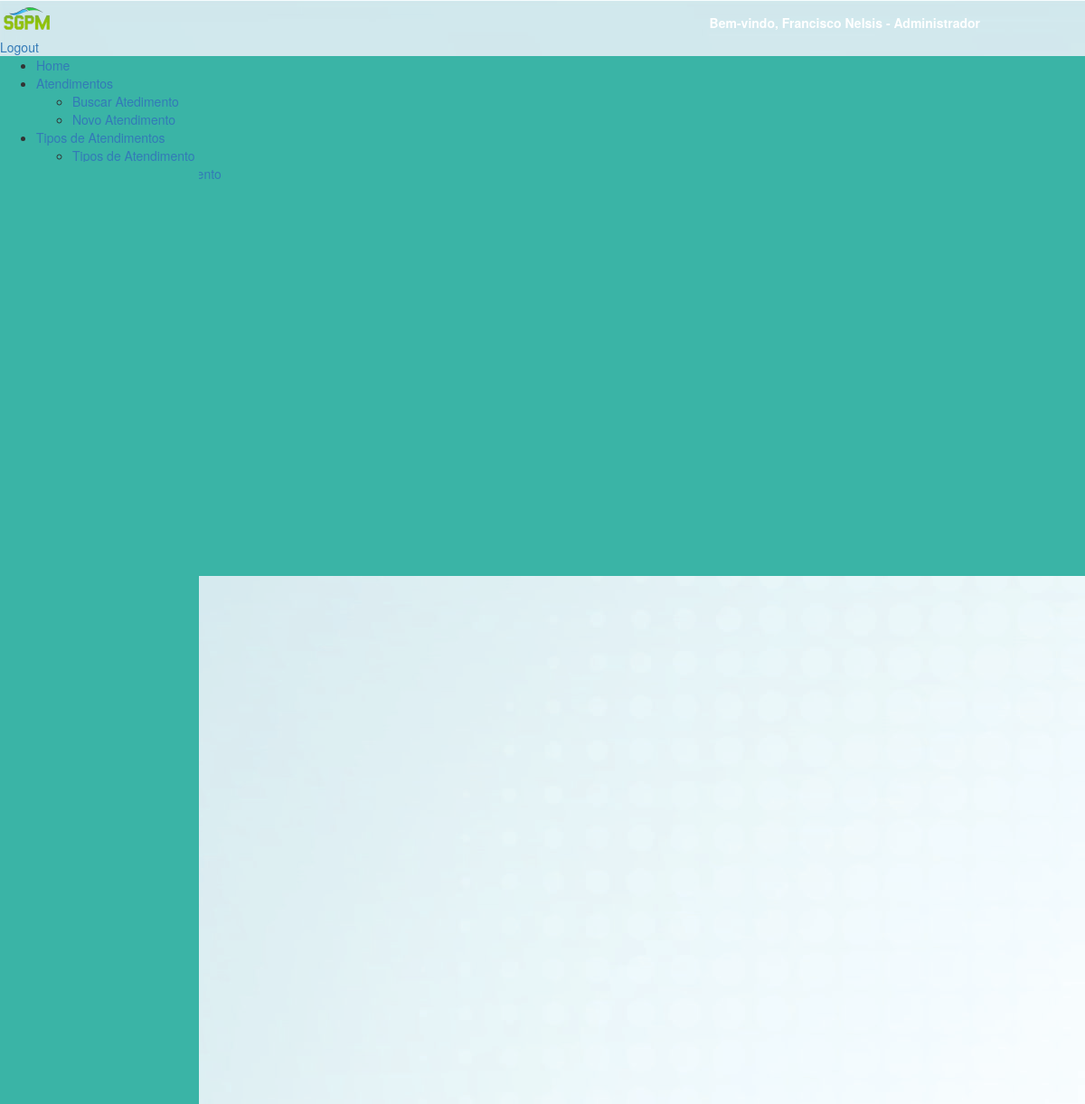
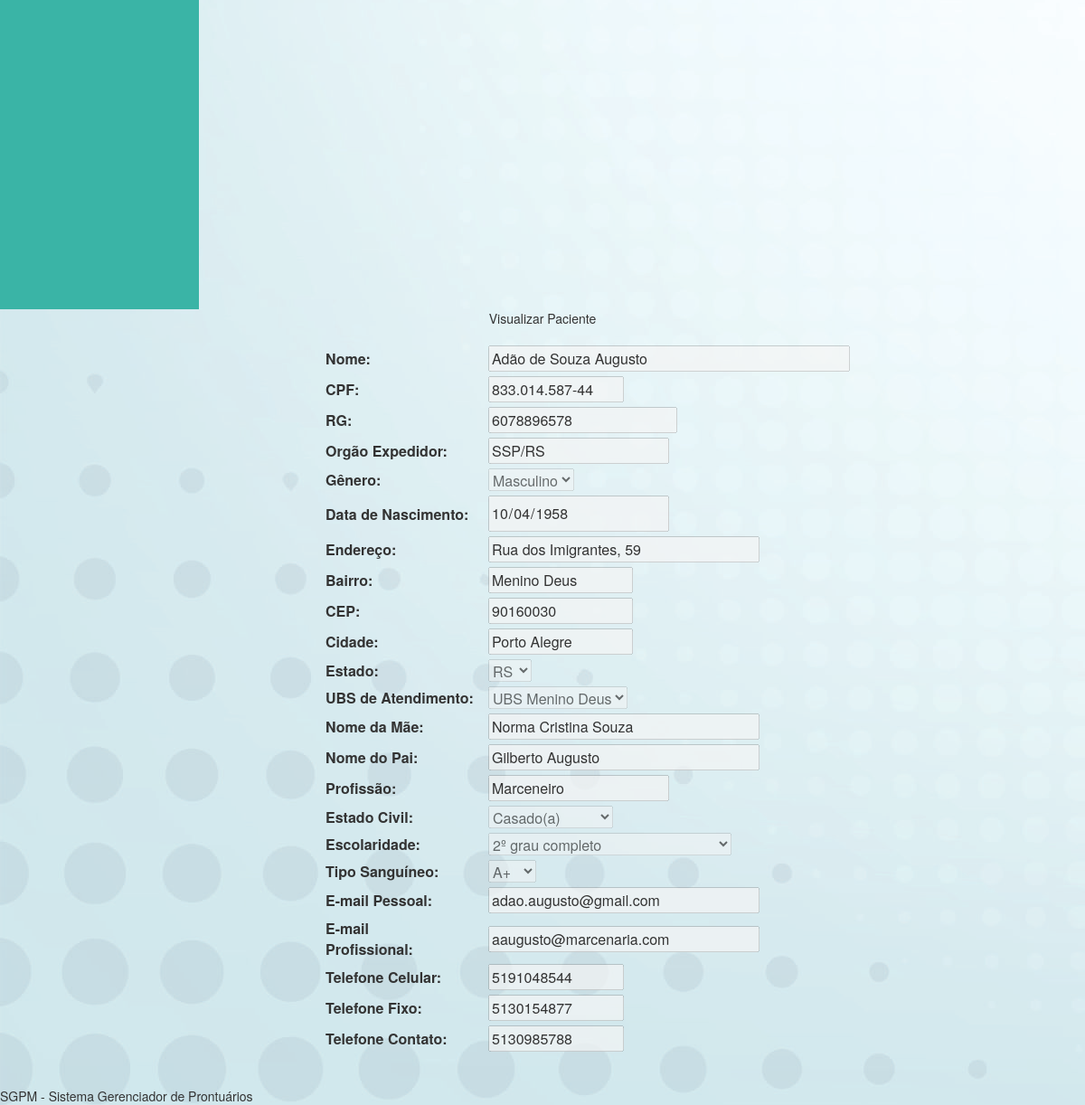
The app's page /formPaciente.php?id=115&detalhes=1 (signed in), older data (2 pictures, top to bottom).
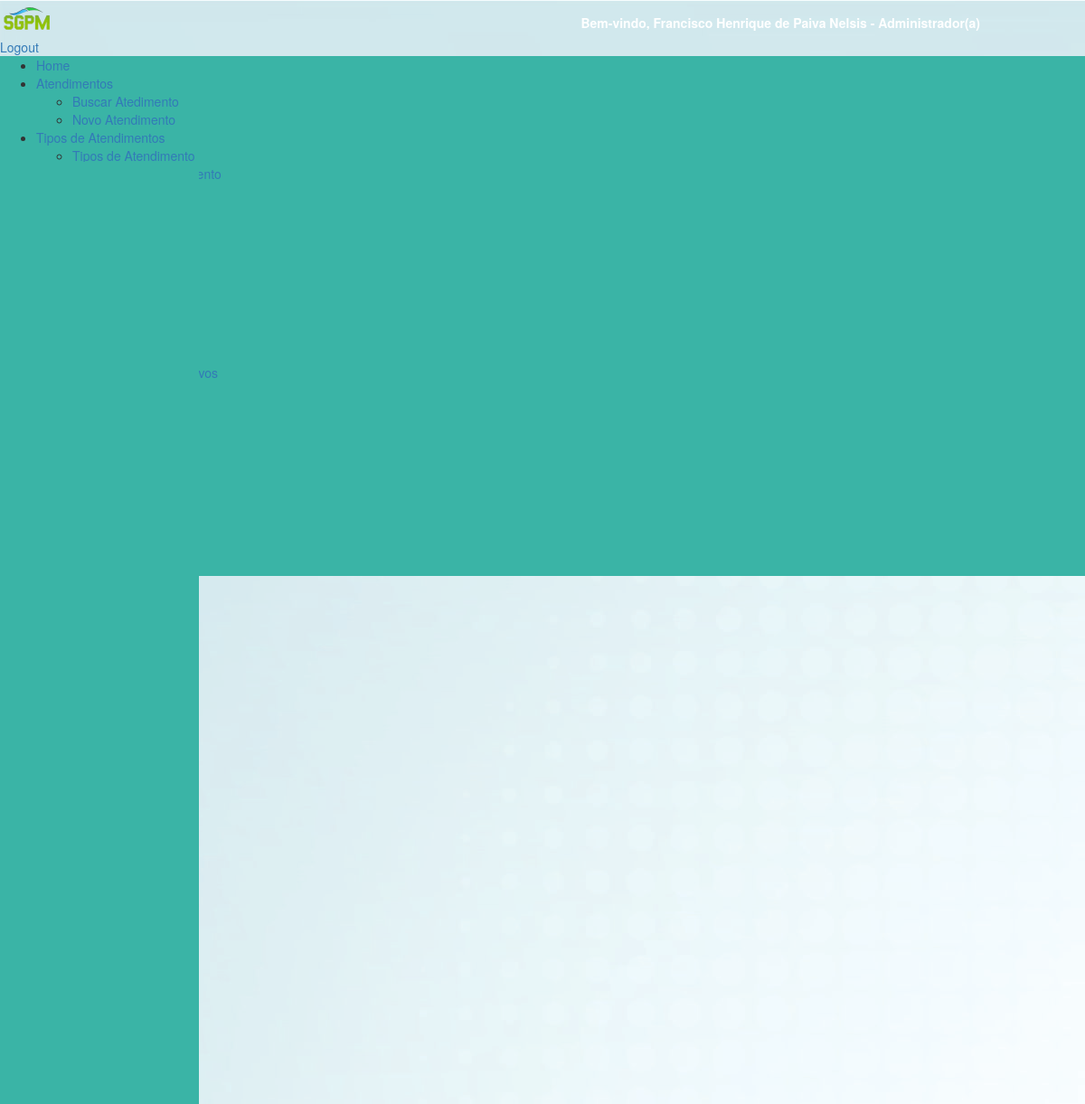
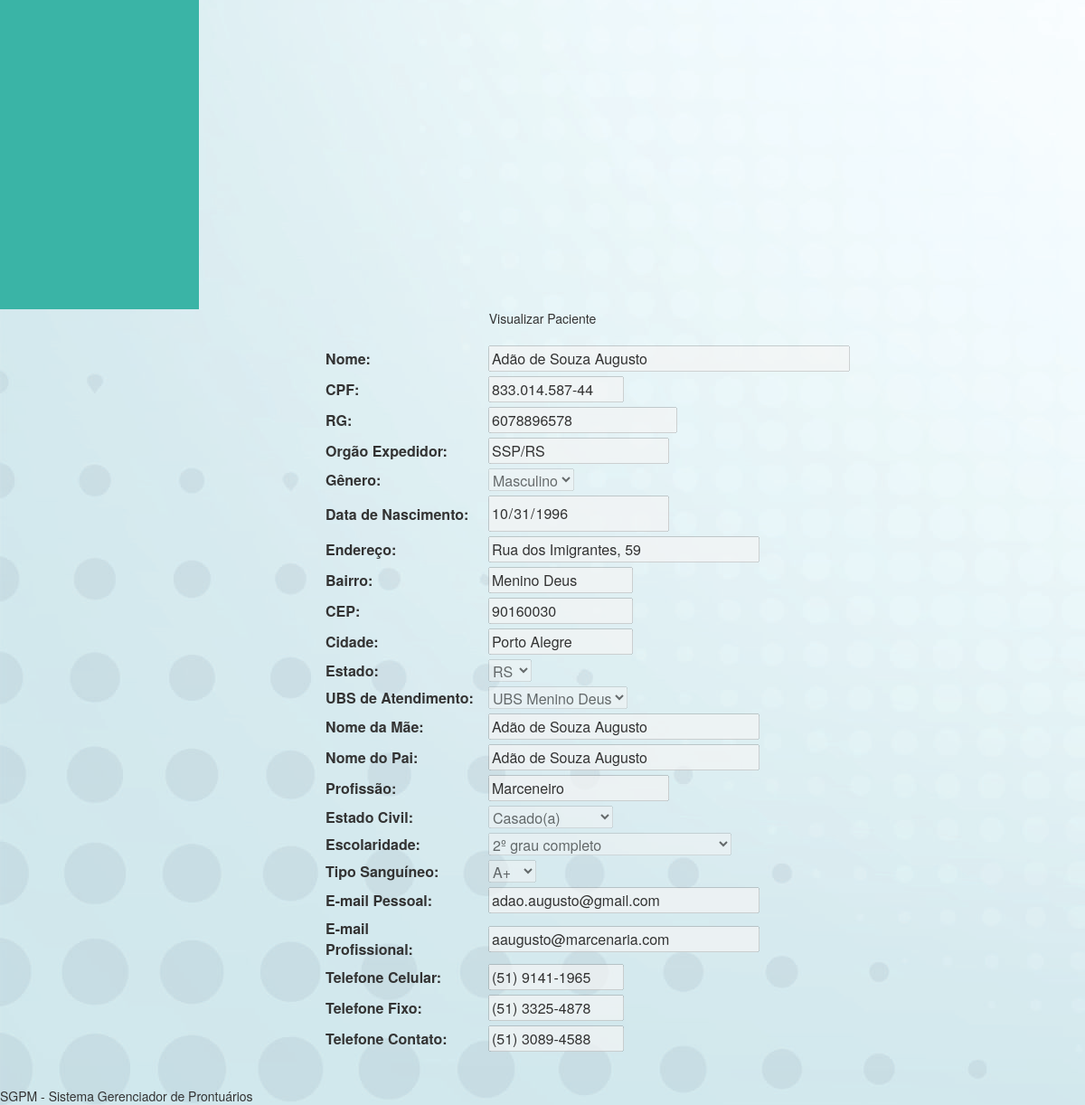
The same page, newer data (2 pictures, top to bottom).
### tables this page shows
CREATE TABLE IF NOT EXISTS `paciente` (
  `id_paciente` int(4) NOT NULL AUTO_INCREMENT,
  `nome_paciente` varchar(50) NOT NULL,
  `cpf` varchar(14) NOT NULL,
  `rg` varchar(50) NOT NULL,
  `org_exp` varchar(30) NOT NULL,
  `data_nasc` date NOT NULL,
  `endereco` varchar(50) NOT NULL,
  `bairro` varchar(30) NOT NULL,
  `cep` varchar(50) NOT NULL,
  `cidade` varchar(30) NOT NULL,
  `nome_mae` varchar(50) NOT NULL,
  `nome_pai` varchar(50) NOT NULL,
  `profissao` varchar(30) NOT NULL,
  `email_pessoal` varchar(50) NOT NULL,
  `email_prof` varchar(50) NOT NULL,
  `tel_cel` varchar(30) NOT NULL,
  `tel_fixo` varchar(30) NOT NULL,
  `tel_contato` varchar(30) NOT NULL,
  `id_genero` int(15) NOT NULL,
  `id_estado` int(15) NOT NULL,
  `id_ubs` int(15) NOT NULL,
  `id_estado_civil` int(15) NOT NULL,
  `id_escolaridade` int(15) NOT NULL,
  `id_tipo_sanguineo` int(15) NOT NULL,
  PRIMARY KEY (`id_paciente`),
  UNIQUE KEY `cpf` (`cpf`),
  UNIQUE KEY `rg` (`rg`),
  KEY `id_paciente` (`id_paciente`),
  KEY `id_tipo_sanguineo` (`id_tipo_sanguineo`),
  KEY `id_genero` (`id_genero`),
  KEY `id_estado` (`id_estado`),
  KEY `id_ubs` (`id_ubs`),
  KEY `id_estado_civil` (`id_estado_civil`),
  KEY `id_escolaridade` (`id_escolaridade`)
);

CREATE TABLE IF NOT EXISTS `genero` (
  `id_genero` int(15) NOT NULL AUTO_INCREMENT,
  `nome_genero` varchar(10) NOT NULL,
  PRIMARY KEY (`id_genero`)
);

CREATE TABLE IF NOT EXISTS `estado` (
  `id_estado` int(15) NOT NULL AUTO_INCREMENT,
  `sigla_estado` varchar(50) NOT NULL DEFAULT '0',
  `estado` varchar(50) DEFAULT NULL,
  KEY `id_estado` (`id_estado`)
);

CREATE TABLE IF NOT EXISTS `ubs` (
  `id_ubs` int(5) NOT NULL AUTO_INCREMENT,
  `ubs_atendimento` varchar(50) NOT NULL,
  `endereco` varchar(50) DEFAULT NULL,
  `telefone` int(10) DEFAULT NULL,
  `data_insercao` date DEFAULT NULL,
  `data_alteracao` date DEFAULT NULL,
  `data_desativacao` date DEFAULT NULL,
  PRIMARY KEY (`id_ubs`),
  UNIQUE KEY `id_ubs` (`id_ubs`)
);

CREATE TABLE IF NOT EXISTS `estado_civil` (
  `id_estado_civil` int(15) NOT NULL AUTO_INCREMENT,
  `estado_civil` varchar(50) NOT NULL,
  KEY `id_estado_civil` (`id_estado_civil`)
);

CREATE TABLE IF NOT EXISTS `escolaridade` (
  `id_escolaridade` int(11) NOT NULL AUTO_INCREMENT,
  `escolaridade` varchar(50) DEFAULT '0',
  KEY `id_escolaridade` (`id_escolaridade`)
);

CREATE TABLE IF NOT EXISTS `tipo_sanguineo` (
  `id_tipo_sanguineo` int(15) NOT NULL AUTO_INCREMENT,
  `tipo_sanguineo` varchar(50) DEFAULT NULL,
  KEY `id_tipo_sanguineo` (`id_tipo_sanguineo`)
);

### formPaciente.php (the view, shortened to what the rows shown need)
<?php include ('includes/cabecalho.php')?>
<?php include ('includes/menuBack.php')?>
<?php
if (isset ( $_GET ['id'] )) {
	$con = mysqli_connect ( "localhost", "root", "", "sgpm" );
	mysqli_set_charset ( $con, "utf8" );
	$query = mysqli_query ( $con, "SELECT * FROM paciente WHERE id_paciente = {$_GET['id']} " );
	$dadosPaciente = mysqli_fetch_array ( $query );
}
$con = mysqli_connect ( "localhost", "root", "", "sgpm" );
mysqli_set_charset ( $con, "utf8" );
$queryGenero = mysqli_query ( $con, "SELECT * FROM genero" );
$queryUBS = mysqli_query ( $con, "SELECT * FROM ubs" );
$queryEstadoCivil = mysqli_query ( $con, "SELECT * FROM estado_civil" );
$queryEscolaridade = mysqli_query ( $con, "SELECT * FROM escolaridade" );
$queryTipoSanguineo = mysqli_query ( $con, "SELECT * FROM tipo_sanguineo" );
$queryEstado = mysqli_query ( $con, "select * from estado order by sigla_estado asc" );
?>
<div class="divTudoFormPaciente">
	<center>
		<div id="formAlteraPaciente">
			<div class="content-dataTable" style="width: 40%; margin: 0 auto">
				<form method="POST">
					<table width="100%">
						<tr>
							<br />
							<td><input style="width: 400px; margin-bottom: 5px;" type="text"
								name="nome_paciente" id="nome_paciente" maxlength="50"
								value="<?php
								if (isset ( $dadosPaciente ['nome_paciente'] )) {
									echo $dadosPaciente ['nome_paciente'];
								}
								?>" /></td>
						</tr>
						<tr>
							<td><input style="width: 150px; margin-bottom: 5px;" type="text"
								name="cpf" class="cpf" id="cpf" maxlength="11"
								value="<?php
								if (isset ( $dadosPaciente ['cpf'] )) {
									echo $dadosPaciente ['cpf'];
								}
								?>" /></td>
						</tr>
						<tr>
							<td><input style="margin-bottom: 5px;" ; type="text" name="rg"
								id="rg" maxlength="10"
								value="<?php
								if (isset ( $dadosPaciente ['rg'] )) {
									echo $dadosPaciente ['rg'];
								}
								?>" /></td>
						</tr>
						<tr>
							<td><input style="width: 200px; margin-bottom: 5px;" type="text"
								name="org_exp" id="org_exp" maxlength="30"
								value="<?php
								if (isset ( $dadosPaciente ['org_exp'] )) {
									echo $dadosPaciente ['org_exp'];
								}
								?>" /></td>
						</tr>
						<tr>
							<td><select name="id_genero" id="id_genero"
								style="margin-bottom: 5px;">
										<?php while ($linhaGenero = mysqli_fetch_array($queryGenero)): ?>
									<option
										<?php if (isset($dadosPaciente['id_genero']) && $dadosPaciente['id_genero'] == $linhaGenero['id_genero']) : ?>
										selected <?php endif; ?>
										value="<?php echo $linhaGenero['id_genero']; ?>"><?php echo $linhaGenero['nome_genero']; ?></option>
                                                            <?php endwhile; ?></select></td>
						</tr>
						<tr>
							<td><input style="width: 200px; margin-bottom: 5px;" type="date"
								name="data_nasc" id="data_nasc" maxlength="10"
								value="<?php
								if (isset ( $dadosPaciente ['data_nasc'] )) {
									echo $dadosPaciente ['data_nasc'];
								}
								?>" /></td>
						</tr>
						<tr>
							<td><input style="width: 300px; margin-bottom: 5px;" type="text"
								name="endereco" id="endereco" maxlength="100"
								value="<?php
								if (isset ( $dadosPaciente ['endereco'] )) {
									echo $dadosPaciente ['endereco'];
								}
								?>" /></td>
						</tr>
						<tr>
							<td><input style="width: 160px; margin-bottom: 5px;" type="text"
								name="bairro" id="bairro" maxlength="30"
								value="<?php
								if (isset ( $dadosPaciente ['bairro'] )) {
									echo $dadosPaciente ['bairro'];
								}
								?>" /></td>
						</tr>
						<tr>
							<td><input style="width: 160px; margin-bottom: 5px;" type="text"
								name="cep" class="cep" id="cep" maxlength="9"
								value="<?php
								if (isset ( $dadosPaciente ['cep'] )) {
									echo $dadosPaciente ['cep'];
								}
								?>" /></td>
						</tr>
						<tr>
							<td><input style="width: 160px; margin-bottom: 5px;" type="text"
								name="cidade" id="cidade" maxlength="30"
								value="<?php
								if (isset ( $dadosPaciente ['cidade'] )) {
									echo $dadosPaciente ['cidade'];
								}
								?>" /></td>
						</tr>
						<tr>
							<td><select name="id_estado" id="id_estado"
								style="margin-bottom: 5px;">
                                                            <?php while ($linhaEstado = mysqli_fetch_array($queryEstado)): ?>
                                                                <option
										<?php if (isset($dadosPaciente['id_estado']) && $dadosPaciente['id_estado'] == $linhaEstado['id_estado']) : ?>
										selected <?php endif; ?>
										value="<?php echo $linhaEstado['id_estado']; ?>"><?php echo $linhaEstado['sigla_estado']; ?></option>
                                                            <?php endwhile; ?></select></td>
						</tr>
						<tr>
							<td><select name="id_ubs" id="id_ubs" style="margin-bottom: 5px;">
                                                            <?php while ($linhaUBS = mysqli_fetch_array($queryUBS)): ?>
                                                                <option
										<?php if (isset($dadosPaciente['id_ubs']) && $dadosPaciente['id_ubs'] == $linhaUBS['id_ubs']) : ?>
										selected <?php endif; ?>
										value="<?php echo $linhaUBS['id_ubs']; ?>"><?php echo $linhaUBS['ubs_atendimento']; ?></option>
                                                            <?php endwhile; ?></select></td>
						</tr>
						<tr>
							<td><input style="width: 300px; margin-bottom: 5px;" type="text"
								name="nome_mae" id="nome_mae" maxlength="50"
								value="<?php
								if (isset ( $dadosPaciente ['nome_mae'] )) {
									echo $dadosPaciente ['nome_mae'];
								}
								?>" /></td>
						</tr>
						<tr>
							<td><input style="width: 300px; margin-bottom: 5px;" type="text"
								name="nome_pai" id="nome_pai" maxlength="50"
								value="<?php
								if (isset ( $dadosPaciente ['nome_pai'] )) {
									echo $dadosPaciente ['nome_pai'];
								}
								?>" /></td>
						</tr>
						<tr>
							<td><input style="width: 200px; margin-bottom: 5px;" type="text"
								name="profissao" id="profissao" maxlength="50"
								value="<?php
								if (isset ( $dadosPaciente ['profissao'] )) {
									echo $dadosPaciente ['profissao'];
								}
								?>" /></td>
						</tr>
						<tr>
							<td><select name="id_estado_civil" id="id_estado_civil"
								style="margin-bottom: 5px;">
                                                            <?php while ($linhaEstadoCivil = mysqli_fetch_array($queryEstadoCivil)): ?>
                                                                <option
										<?php if (isset($dadosPaciente['id_estado_civil']) && $dadosPaciente['id_estado_civil'] == $linhaEstadoCivil['id_estado_civil']) : ?>
										selected <?php endif; ?>
										value="<?php echo $linhaEstadoCivil['id_estado_civil']; ?>"><?php echo $linhaEstadoCivil['estado_civil']; ?></option>
                                                            <?php endwhile; ?></select></td>
						</tr>
						<tr>
							<td><select name="id_escolaridade" id="id_escolaridade"
								style="margin-bottom: 5px;">
                                                            <?php while ($linhaEscolaridade = mysqli_fetch_array($queryEscolaridade)): ?>
                                                                <option
										<?php if (isset($dadosPaciente['id_escolaridade']) && $dadosPaciente['id_escolaridade'] == $linhaEscolaridade['id_escolaridade']) : ?>
										selected <?php endif; ?>
										value="<?php echo $linhaEscolaridade['id_escolaridade']; ?>"><?php echo $linhaEscolaridade['escolaridade']; ?></option>
                                                            <?php endwhile; ?></select></td>
						</tr>
						<tr>
							<td><select name="id_tipo_sanguineo" id="id_tipo_sanguineo"
								style="margin-bottom: 5px;">
                                                            <?php while ($linhaTipoSanguineo = mysqli_fetch_array($queryTipoSanguineo)): ?>
                                                                <option
										<?php if (isset($dadosPaciente['id_tipo_sanguineo']) && $dadosPaciente['id_tipo_sanguineo'] == $linhaTipoSanguineo['id_tipo_sanguineo']) : ?>
										selected <?php endif; ?>
										value="<?php echo $linhaTipoSanguineo['id_tipo_sanguineo']; ?>"><?php echo $linhaTipoSanguineo['tipo_sanguineo']; ?></option>
                                                            <?php endwhile; ?></select></td>
						</tr>
						<tr>
							<td><input style="width: 300px; margin-bottom: 5px;" type="text"
								name="email_pessoal" id="email_pessoal" maxlength="50"
								value="<?php
								if (isset ( $dadosPaciente ['email_pessoal'] )) {
									echo $dadosPaciente ['email_pessoal'];
								}
								?>" /></td>
						</tr>
						<tr>
							<td><input style="width: 300px; margin-bottom: 5px;" type="text"
								name="email_prof" id="email_pessoal" maxlength="50"
								value="<?php
								if (isset ( $dadosPaciente ['email_prof'] )) {
									echo $dadosPaciente ['email_prof'];
								}
								?>" /></td>
						</tr>
						<tr>
							<td><input style="width: 150px; margin-bottom: 5px;" type="text"
								name="tel_cel" class="telefone" id="tel_cel" maxlength="15"
								value="<?php
								if (isset ( $dadosPaciente ['tel_cel'] )) {
									echo $dadosPaciente ['tel_cel'];
								}
								?>" /></td>
						</tr>
						<tr>
							<td><input style="width: 150px; margin-bottom: 5px;" type="text"
								name="tel_fixo" class="telefone" id="tel_cel" maxlength="15"
								value="<?php
								if (isset ( $dadosPaciente ['tel_fixo'] )) {
									echo $dadosPaciente ['tel_fixo'];
								}
								?>" /></td>
						</tr>
						<tr>
							<td><input style="width: 150px; margin-bottom: 5px;" type="text"
								name="tel_contato" class="telefone" id="tel_contato"
								maxlength="15"
								value="<?php
								if (isset ( $dadosPaciente ['tel_contato'] )) {
									echo $dadosPaciente ['tel_contato'];
								}
								?>" /></td>
						</tr>
					</table>
					<br>
				</form>
			</div>
		</div>
	</center>
</div>
<?php include ('includes/rodape.php')?>

Row changes from the older to the newer data that the page shows:
changed paciente "Adão de Souza Augusto": data_nasc "10/04/1958" → "10/31/1996"; nome_mae "Norma Cristina Souza" → "Adão de Souza Augusto"; nome_pai "Gilberto Augusto" → "Adão de Souza Augusto"; tel_cel "5191048544" → "(51) 9141-1965"; tel_fixo "5130154877" → "(51) 3325-4878"; tel_contato "5130985788" → "(51) 3089-4588"
Text that changed along with them:
$_SESSION ['LOGIN'] ['NOME']: "Francisco Nelsis" → "Francisco Henrique de Paiva Nelsis"
$_SESSION ['LOGIN'] ['CARGO']: "Administrador" → "Administrador(a)"
